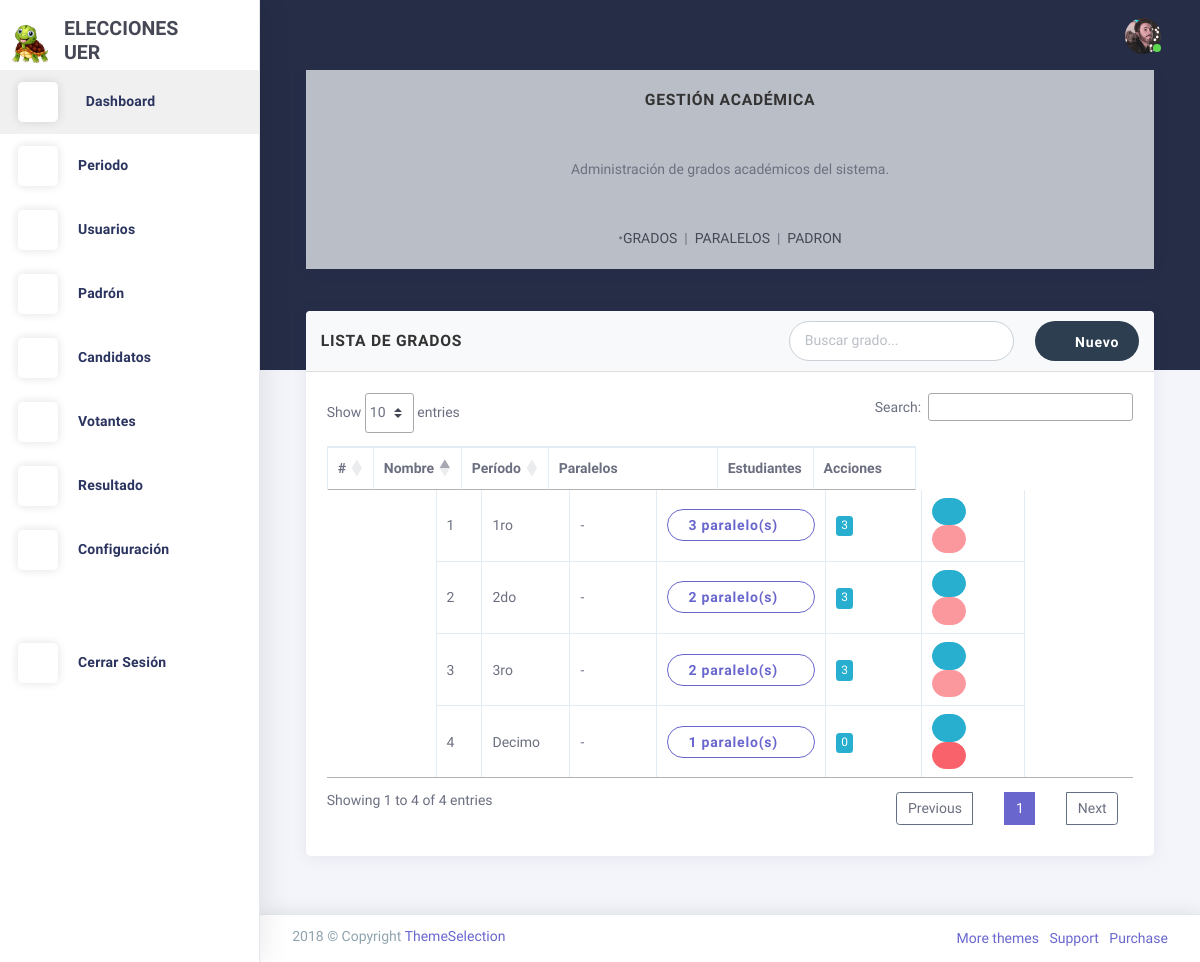
The page /grados/ on the database its author committed.
### Aplicaciones/configuracion/models.py (models this page shows, shortened)
class LogoConfig(models.Model):
    logo_1 = models.ImageField(upload_to='logos/')
    logo_2 = models.ImageField(upload_to='logos/')
    iniciales = models.CharField(max_length=10)

### Aplicaciones/padron/models.py (models this page shows, shortened)
class Grado(models.Model):
    nombre = models.CharField(max_length=50)
    periodo = models.ForeignKey(
        Periodo,
        on_delete=models.SET_NULL,
        null=True,
        blank=True,
        related_name='grados',
        verbose_name="Período académico"
    )
    class Meta:
        unique_together = ('nombre', 'periodo')
        ordering = ['nombre']
        verbose_name = "Grado"
        verbose_name_plural = "Grados"

### Aplicaciones/padron/views.py (the view)
# urls.py: path('grados/', GradoListView.as_view(), name='listar_grados'),
class GradoListView(ListView):
    model = Grado
    template_name = 'grados/agregarGrado.html'
    context_object_name = 'grados'
    paginate_by = 10
    def get_queryset(self):
        return Grado.objects.select_related('periodo').prefetch_related('paralelos').order_by('nombre')
    def get_context_data(self, **kwargs):
        context = super().get_context_data(**kwargs)
        context['periodo_actual'] = Periodo.objects.order_by('-fecha_inicio').first()
        return context

### Aplicaciones/configuracion/context_processors.py (called while the page is built)
def logo_config(request):
    return {'logo_config': LogoConfig.objects.first()}

### Aplicaciones/padron/templates/grados/agregarGrado.html (shortened to what this page needs)
{% extends 'plantilla.html' %}
{% block contenido %}
<div class="card mb-3">
  <div class="card-body bg-light text-center">
    <h5 class="card-title mb-4"><strong>Gestión Académica</strong></h5>
    <p class="card-text mb-4">
      Administración de grados académicos del sistema.
    </p>
    <nav class="d-flex justify-content-center gap-3">
      <span class="text-muted">•</span>
      <a href="{% url 'listar_grados' %}" class="text-decoration-none text-dark {% if request.path == '/grados/' %} text-decoration-underline {% endif %}">GRADOS</a>
      <span>&nbsp;&nbsp;</span>
      <span class="text-muted">|</span>
      <span>&nbsp;&nbsp;</span>
      <a href="{% url 'listar_paralelos' %}" class="text-decoration-none text-dark {% if request.path == '/paralelos/' %} text-decoration-underline {% endif %}">PARALELOS</a>
      <span>&nbsp;&nbsp;</span>
      <span class="text-muted">|</span>
      <span>&nbsp;&nbsp;</span>
      <a href="{% url 'gestion_padron' %}" class="text-decoration-none text-dark  text-decoration-underline ">PADRON</a>
    </nav>
  </div>
</div>
<section id="listar-grados" class="row match-height">
  <div class="col-sm-12">
    <div class="card">
      <div class="card-header d-flex flex-column flex-md-row justify-content-between align-items-md-center">
        <h4 class="card-title mb-2 mb-md-0">Lista de Grados</h4>
        <div class="d-flex flex-column flex-md-row align-items-stretch justify-content-md-end">
          <input type="text" class="form-control mb-2 mb-md-0 mr-md-2" placeholder="Buscar grado..." id="buscarGrado">
          <button type="button" class="btn btn-primary" data-toggle="modal" data-target="#modalAgregarGrado">
            <i class="la la-plus"></i> Nuevo
          </button>
        </div>
      </div>
      <div class="card-content">
        <div class="card-body">
          <div class="table-responsive">
            <table class="table table-bordered" id="tablaGrados">
              <thead>
                <tr>
                  <th>#</th>
                  <th>Nombre</th>
                  <th>Período</th>
                  <th>Paralelos</th>
                  <th>Estudiantes</th>
                  <th>Acciones</th>
                </tr>
              </thead>
              <tbody>
                {% for grado in grados %}
                  <tr>
                    <td>{{ forloop.counter }}</td>
                    <td>{{ grado.nombre }}</td>
                    <td>{{ grado.periodo.nombre|default:"-" }}</td>
                    <td>
                      {% if grado.paralelos.count > 0 %}
                        <div class="dropdown">
                          <button class="btn btn-sm btn-outline-primary dropdown-toggle" type="button" data-toggle="dropdown">
                            {{ grado.paralelos.count }} paralelo(s)
                          </button>
                        </div>
                      {% else %}
                        <span class="badge badge-warning">Sin paralelos</span>
                      {% endif %}
                    </td>
                    <td>
                      <span class="badge badge-info">{{ grado.padronelectoral_set.count }}</span>
                    </td>
                    <td class="action-buttons">
                      <button type="button" class="btn btn-info btn-sm" data-toggle="modal" data-target="#editarGradoModal{{ grado.id }}">
                        <i class="la la-edit"></i>
                      </button>
                      {% if grado.padronelectoral_set.count == 0 %}
                        <button type="button" class="btn btn-danger btn-sm" data-toggle="modal" data-target="#eliminarGradoModal{{ grado.id }}">
                          <i class="la la-trash"></i>
                        </button>
                      {% else %}
                        <button type="button" class="btn btn-danger btn-sm" disabled title="No se puede eliminar (tiene estudiantes)">
                          <i class="la la-trash"></i>
                        </button>
                      {% endif %}
                    </td>
                  </tr>
                {% endfor %}
              </tbody>
            </table>
          </div>
        </div>
      </div>
    </div>
  </div>
</section>
{% endblock %}

### Aplicaciones/administracion/templates/plantilla.html (shortened to what this page needs)
{% load static %}
<!DOCTYPE html>
<html class="loading" lang="en" data-textdirection="ltr">
  <head>
    <link href="https://maxcdn.icons8.com/fonts/line-awesome/1.1/css/line-awesome.min.css" rel="stylesheet">
    <link rel="stylesheet" type="text/css" href="{% static 'plantillas/theme-assets/css/vendors.css' %}">
    <link rel="stylesheet" type="text/css" href="{% static 'plantillas/theme-assets/vendors/css/charts/chartist.css' %}">
    <link rel="stylesheet" type="text/css" href="{% static 'plantillas/theme-assets/css/app-lite.css' %}">
    <link rel="stylesheet" type="text/css" href="{% static 'plantillas/theme-assets/css/core/menu/menu-types/vertical-menu.css' %}">
    <link rel="stylesheet" type="text/css" href="{% static 'plantillas/theme-assets/css/core/colors/palette-gradient.css' %}">
    <link rel="stylesheet" type="text/css" href="{% static 'plantillas/theme-assets/css/pages/dashboard-ecommerce.css' %}">
    <link rel="stylesheet" href="https://cdnjs.cloudflare.com/ajax/libs/font-awesome/6.5.2/css/all.min.css">
    <link rel="stylesheet" href="{% static 'css/style.css' %}">
    <link href="https://cdn.jsdelivr.net/npm/bootstrap-fileinput@5.5.0/css/fileinput.min.css" rel="stylesheet">
    <link rel="stylesheet" href="https://cdn.jsdelivr.net/npm/izitoast@1.4.0/dist/css/iziToast.min.css">
    <link rel="stylesheet" href="https://cdn.datatables.net/1.11.5/css/jquery.dataTables.min.css">
    <link rel="stylesheet" href="https://cdn.datatables.net/1.11.5/css/dataTables.bootstrap4.min.css">
    <link rel="stylesheet" href="https://cdn.datatables.net/buttons/2.2.2/css/buttons.dataTables.min.css">
    <link rel="stylesheet" href="https://cdn.datatables.net/buttons/2.2.2/css/buttons.bootstrap4.min.css">
  </head>
  <body class="vertical-layout vertical-menu 2-columns menu-expanded fixed-navbar" data-open="click" data-menu="vertical-menu" data-color="bg-chartbg" data-col="2-columns">
    <nav class="header-navbar navbar-expand-md navbar navbar-with-menu navbar-without-dd-arrow fixed-top navbar-semi-light">
      <div class="navbar-wrapper">
        <div class="navbar-container content">
          <div class="collapse navbar-collapse show" id="navbar-mobile">
            <ul class="nav navbar-nav mr-auto float-left">
              <li class="nav-item d-none d-md-block"><a class="nav-link nav-link-expand" href="#"><i class="ficon ft-maximize"></i></a></li>
              <li class="nav-item dropdown navbar-search"><a class="nav-link dropdown-toggle hide" data-toggle="dropdown" href="#"><i class="ficon ft-search"></i></a>
              </li>
            </ul>
            <ul class="nav navbar-nav float-right">
              <li class="dropdown dropdown-language nav-item"><a class="dropdown-toggle nav-link" id="dropdown-flag" href="#" data-toggle="dropdown" aria-haspopup="true" aria-expanded="false"><i class="flag-icon flag-icon-us"></i></a>
              </li>
            </ul>
            <ul class="nav navbar-nav float-right">
              <li class="dropdown dropdown-notification nav-item"><a class="nav-link nav-link-label" href="#" data-toggle="dropdown"><i class="ficon ft-mail"></i></a>
              </li>
              <li class="dropdown dropdown-user nav-item"><a class="dropdown-toggle nav-link dropdown-user-link" href="#" data-toggle="dropdown"><span class="avatar avatar-online"><img src="{% static 'plantillas/theme-assets/images/portrait/small/avatar-s-19.png' %}" alt="avatar"><i></i></span></a>
              </li>
            </ul>
          </div>
        </div>
      </div>
    </nav>
    <div class="main-menu menu-fixed menu-light menu-accordion menu-shadow" data-scroll-to-active="true" alt="LOGO MENU"
         data-img="{% if logo_config and logo_config.logo_2 %}{{ logo_config.logo_2.url }}{% else %}{% static 'images/logo1.png' %}{% endif %}">
      <div class="navbar-header">
        <ul class="nav navbar-nav flex-row">
          <li class="nav-item mr-auto">
            <a class="navbar-brand" href="index.html">
              <img class="brand-logo" alt="LOGO FONDO"
                   src="{% if logo_config and logo_config.logo_1 %}{{ logo_config.logo_1.url }}{% else %}{% static 'images/logo1.png' %}{% endif %}"/>
              <h3 class="brand-text">
                {{ logo_config.iniciales|default:" " }}
              </h3>
            </a>
          </li>
        </ul>
      </div>
      <div class="main-menu-content">
        <ul class="navigation navigation-main" id="main-menu-navigation" data-menu="menu-navigation">
            <li class="active">
                <a href="{% url 'dashboard' %}"><i class="ft-home"></i>
                    <span class="menu-title" data-i18n="">Dashboard</span>
                </a>
            </li>
            <li class="nav-item">
              <a href="#"><i class="ft-bar-chart-2"></i><span class="menu-title" data-i18n="">Periodo</span></a>
            </li>
            <li class="nav-item">
              <a href="#"><i class="ft-users"></i><span class="menu-title" data-i18n="">Usuarios</span></a>
            </li>
            <li class="nav-item">
                <a href="#"><i class="ft-list"></i><span class="menu-title" data-i18n="">Padrón</span></a>
            </li>
            <li class="nav-item">
                <a href="#"><i class="ft-plus-circle"></i><span class="menu-title" data-i18n="">Candidatos</span></a>
            </li>
            <li class="nav-item">
                <a href="#"><i class="ft-check-circle"></i><span class="menu-title" data-i18n="">Votantes</span></a>
            </li>
            <li class="nav-item">
                <a href="#"><i class="ft-bar-chart-2"></i><span class="menu-title" data-i18n="">Resultado</span></a>
            </li>
            <li class="nav-item">
                  <a href="{% url 'configurar_logo' %}"><i class="ft-settings"></i><span class="menu-title" data-i18n="">Configuración</span></a>
            </li>
            <li class="nav-item mt-4">
              <a href="{% url 'agregarLogin' %}">
              <i class="ft-power"></i><span class="menu-title">Cerrar Sesión</span>
              </a>
          </li>
        </ul>
      </div>
      <div class="navigation-background"></div>
    </div>
    <div class="app-content content">
      <div class="content-wrapper">
        <div class="content-body">
          <div class="container">
            {% block contenido %}{% endblock %}
          </div>
        </div>
      </div>
    </div>
    <footer class="footer footer-static footer-light navbar-border navbar-shadow">
      <div class="clearfix blue-grey lighten-2 text-sm-center mb-0 px-2">
        <span class="float-md-left d-block d-md-inline-block">2018  &copy; Copyright <a class="text-bold-800 grey darken-2" href="https://themeselection.com" target="_blank">ThemeSelection</a></span>
        <ul class="list-inline float-md-right d-block d-md-inline-blockd-none d-lg-block mb-0">
          <li class="list-inline-item"><a class="my-1" href="https://themeselection.com/" target="_blank"> More themes</a></li>
          <li class="list-inline-item"><a class="my-1" href="https://themeselection.com/support" target="_blank"> Support</a></li>
          <li class="list-inline-item"><a class="my-1" href="https://themeselection.com/products/chameleon-admin-modern-bootstrap-webapp-dashboard-html-template-ui-kit/" target="_blank"> Purchase</a></li>
        </ul>
      </div>
    </footer>
</body>
</html>

### sistema_voto_ue_riobamba/static/plantillas/theme-assets/css/core/menu/menu-types/vertical-menu.css (style rules this page uses)
body.vertical-layout.vertical-menu.menu-expanded .navbar-header { z-index: 999; float: left; width: 260px; }
body.vertical-layout.vertical-menu.menu-expanded .navbar .navbar-container { margin-left: 260px; }
body.vertical-layout.vertical-menu.menu-expanded .main-menu { width: 260px; -webkit-transition: 300ms ease all; -moz-transition: 300ms ease all; -o-transition: 300ms ease all; transition: 300ms ease all; -webkit-backface-visibility: hidden; -moz-backface-visibility: hidden; backface-visibility: hidden; }
body.vertical-layout.vertical-menu.menu-expanded .main-menu .navigation > li > a > i:before { font-size: 1.5rem; }
body.vertical-layout.vertical-menu.menu-expanded .main-menu .navigation > li > a > span { -webkit-transition: -webkit-transform .3s ease; -moz-transition: transform .3s ease, -moz-transform .3s ease; -o-transition: -o-transform .3s ease; transition: -webkit-transform .3s ease; transition: transform .3s ease; transition: transform .3s ease, -webkit-transform .3s ease, -moz-transform .3s ease, -o-transform .3s ease; }
body.vertical-layout.vertical-menu.menu-expanded .main-menu.menu-light .navigation > li > a > i { line-height: 40px; display: inline-block; width: 40px; height: 40px; margin-right: 20px; text-align: center; vertical-align: middle; border-radius: 12%; background: #fff; -webkit-box-shadow: 0 0 10px rgba(0, 0, 0, .12); box-shadow: 0 0 10px rgba(0, 0, 0, .12); }
body.vertical-layout.vertical-menu.menu-expanded .content, body.vertical-layout.vertical-menu.menu-expanded .footer { margin-left: 260px; }

### sistema_voto_ue_riobamba/static/plantillas/theme-assets/css/pages/dashboard-ecommerce.css (style rules this page uses)
.content .content-wrapper { padding-top: 0 !important; }

### sistema_voto_ue_riobamba/static/css/style.css (style rules this page uses)
.card-title { font-weight: bold; font-size: 1.2rem; text-transform: uppercase; color: #333; }
.card-header { background-color: #f8f9fa; border-bottom: 1px solid #ddd; padding: 10px 15px; }
.action-buttons .btn { margin-right: 5px; font-size: 0.8rem; padding: 3px 8px; }
.form-control { border-radius: 20px; border: 1.5px solid #ccd1d9; padding: 10px 15px; font-size: 14px; transition: all 0.3s; }
.btn { border-radius: 20px; padding: 8px 20px; font-size: 14px; font-weight: 600; }
.btn-primary { background-color: #2c3e50; border: none; }

### Aplicaciones/administracion/templates/plantilla.html (style rules this page uses)
.brand-text { display: flex; flex-direction: column; align-items: flex-start; line-height: 1.2; font-size: 1rem; white-space: normal; max-width: 150px; }
.navbar-brand { display: flex; align-items: center; gap: 10px; }
.brand-logo { max-width: 40px; height: auto; }

### rows shown on the page
LogoConfig: logo_1 (picture), iniciales "ELECCIONES UER"
Grado: nombre "1ro", periodo.nombre "-", paralelos.count "3", padronelectoral_set.count "3"
Grado: nombre "2do", periodo.nombre "-", paralelos.count "2", padronelectoral_set.count "3"
Grado: nombre "3ro", periodo.nombre "-", paralelos.count "2", padronelectoral_set.count "3"
Grado: nombre "Decimo", periodo.nombre "-", paralelos.count "1", padronelectoral_set.count "0"
